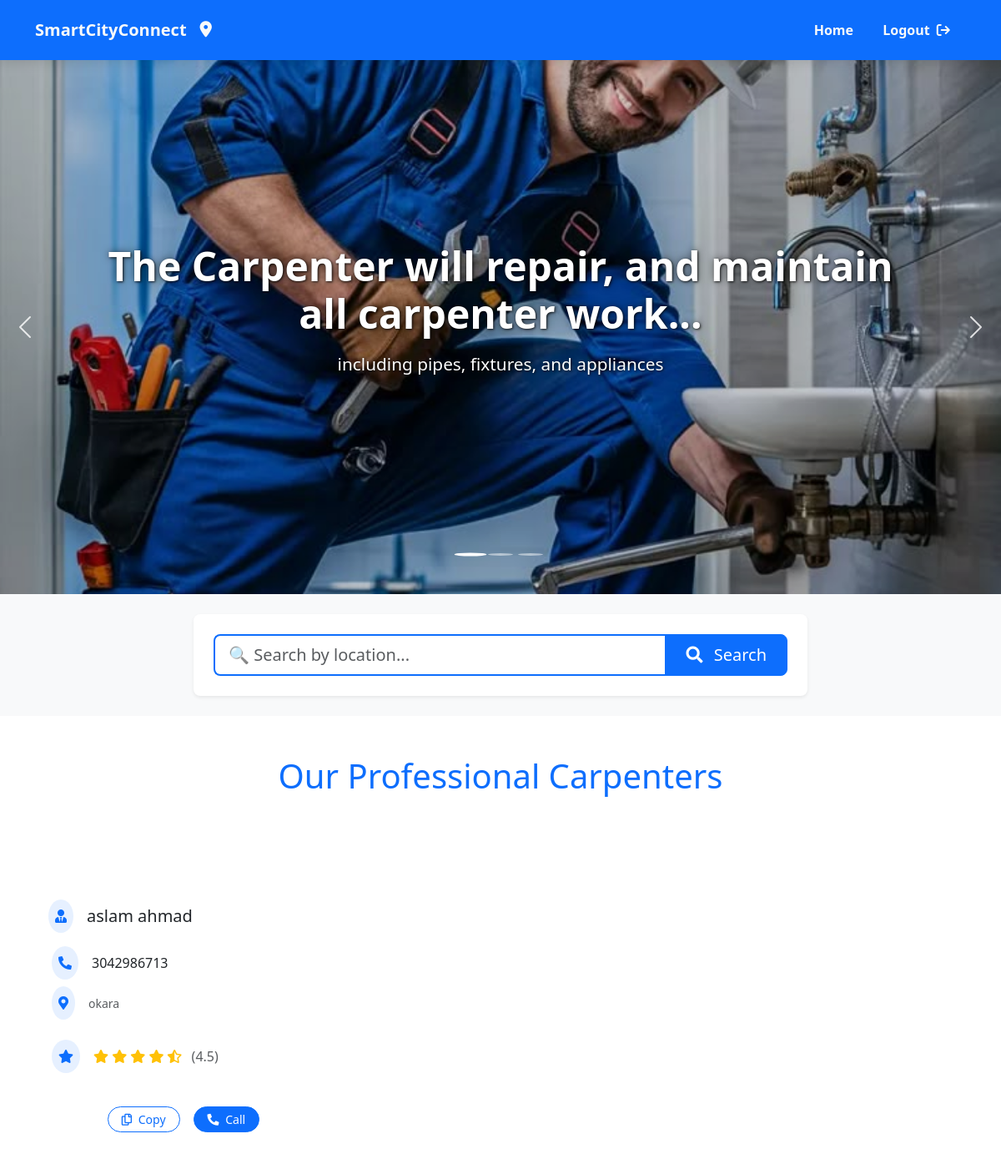
/carpenter/ (signed in), run on the app's committed database.
### smartcity/models.py (models this page shows, shortened)
class ServiceProviderR(models.Model):
    user = models.OneToOneField(User, on_delete=models.CASCADE)
    service_image = models.ImageField(upload_to='service_images/')
    servicename = models.CharField(max_length=100)  # This can be the name of the service
    Phoneno = models.CharField(max_length=15)
    address = models.TextField()

### smartcity/views.py (the view)
# urls.py: path('carpenter/',carpenter,name="carpenter"),
@login_required(login_url='/Login_page/')
def carpenter(request):
        queryset = ServiceProviderR.objects.filter(servicename__iexact='carpenter' ).select_related('user')
        location = request.GET.get('location', '').strip()
        if location:
             queryset = ServiceProviderR.objects.filter(address__icontains=location, servicename__iexact='carpenter'  ).select_related('user')
             page_title = f"Carpenter in {location}"
        else:
          queryset =ServiceProviderR.objects.filter( servicename__iexact='carpenter').select_related('user')
          page_title = "Professional carpenter"
          context= { 'carpenters': queryset, 'page_title': page_title, 'search_location':location, }
          return render(request,'Carpenter.html',context)

### smartcity/templates/Carpenter.html (shortened to what this page needs)
{% load static%}
<!DOCTYPE html>
<html lang="en">
<head>
    <link href="https://cdn.jsdelivr.net/npm/bootstrap@5.3.3/dist/css/bootstrap.min.css" rel="stylesheet">
    <link
    rel="stylesheet"
    href="https://cdnjs.cloudflare.com/ajax/libs/font-awesome/6.6.0/css/all.min.css"
  />
  <link  rel="stylesheet"  href="{% static 'css/carpenter.css'%}">
</head>
<body>
<div class="container-fluid bg-primary navbar-container">
  <div class="container">
    <div class="row">
      <div class="col-12">
        <nav class="navbar navbar-expand-lg navbar-dark">
          <a class="navbar-brand text-light fw-bold d-flex align-items-center brand-logo" href="{% url 'Home'%}">
            <span class="logo-text">SmartCityConnect</span>
            <i class="fa-solid fa-location-dot logo-icon ms-2"></i>
          </a>
          <div class="collapse navbar-collapse justify-content-lg-end" id="navbarNav">
            <ul class="navbar-nav nav-items">
              <li class="nav-item">
                <a href="{% url 'Home'%}" class="nav-link text-light fw-bold nav-link-hover">
                  <span>Home</span>
                </a>
              </li>
              {% if user.is_authenticated %}
                <li class="nav-item">
                  <form method="post" action="{% url 'logout' %}" class="d-inline">
                    <button type="submit" class="nav-link text-light fw-bold nav-link-hover login-btn" style="background: none; border: none; cursor: pointer;">
                      <span>Logout</span>
                      <i class="fa-solid fa-arrow-right-from-bracket ms-1"></i>
                    </button>
                  </form>
                </li>
              {% endif %}
            </ul>
          </div>
        </nav>
      </div>
    </div>
  </div>
</div>
  <div id="carouselExampleCaptions" class="carousel slide">
    <div class="carousel-indicators">
      <button type="button" data-bs-target="#carouselExampleCaptions" data-bs-slide-to="0" class="active" aria-current="true" aria-label="Slide 1"></button>
      <button type="button" data-bs-target="#carouselExampleCaptions" data-bs-slide-to="1" aria-label="Slide 2"></button>
      <button type="button" data-bs-target="#carouselExampleCaptions" data-bs-slide-to="2" aria-label="Slide 3"></button>
    </div>
    <div class="carousel-inner">
      <div class="carousel-item active">
        <img src="{% static 'media/plumber.jpeg'%}" class="d-block w-100 slider-img" alt="Plumbing services"/>
        <div class="carousel-caption d-none d-md-block">
          <h2 class="slider-title animate__animated animate__fadeIn">The Carpenter will repair, and maintain all carpenter work...</h2>
          <p class="slider-subtitle animate__animated animate__fadeIn animate__delay-1s">including pipes, fixtures, and appliances</p>
        </div>
      </div>
    </div>
    <button class="carousel-control-prev" type="button" data-bs-target="#carouselExampleCaptions" data-bs-slide="prev">
      <span class="carousel-control-prev-icon" aria-hidden="true"></span>
    </button>
    <button class="carousel-control-next" type="button" data-bs-target="#carouselExampleCaptions" data-bs-slide="next">
      <span class="carousel-control-next-icon" aria-hidden="true"></span>
    </button>
  </div>
  <div class="container-fluid py-4 search-section">
    <div class="container">
      <div class="row justify-content-center">
        <div class="col-lg-8 col-md-10">
          <div class="bg-white p-4 rounded-3 shadow-sm">
            <form action="{% url 'carpenter' %}" method="GET" class="search-form">
              <div class="input-group">
                <input type="search"
                       name="location"
                       class="form-control form-control-lg border-primary border-2"
                       placeholder="🔍 Search by location..."
                       value="{{ search_location|default:'' }}"
                       aria-label="Search professionals by location">
                <button class="btn btn-primary btn-lg px-4" type="submit">
                  <i class="fas fa-search me-2"></i> Search
                </button>
              </div>
            </form>
          </div>
        </div>
      </div>
    </div>
  </div>
  {% block content %}
  <link rel="stylesheet" href="https://cdnjs.cloudflare.com/ajax/libs/font-awesome/5.15.4/css/all.min.css"/>
  <link rel="stylesheet" href="https://cdnjs.cloudflare.com/ajax/libs/animate.css/4.1.1/animate.min.css"/>
  <div class="container py-5">
      <h1 class="text-center mb-5 text-primary animate__animated animate__fadeInDown">Our Professional Carpenters</h1>
      <div class="row row-cols-1 row-cols-md-2 row-cols-lg-3 g-4">
          {% for carpenter in carpenters %}
          <div class="col">
              <div class="card h-100 border-0 plumber-card shadow-sm">
                  <div class="card-header bg-primary border-0 py-3 position-relative overflow-hidden">
                      <h4 class="mb-0 text-center text-white fw-bold service-title animate__animated animate__fadeIn">
                      </h4>
                  </div>
                  <div class="card-body text-left d-flex flex-column bg-light">
                      <div class="d-flex align-items-center mb-3 animate__animated animate__fadeInLeft">
                          <div class="bg-primary bg-opacity-10 p-2 rounded-circle me-3">
                              <i class="fas fa-user-tie text-primary"></i>
                          </div>
                          <h5 class="card-title mb-0 text-dark">
                              {% firstof carpenter.user.get_full_name.strip carpenter.user.username %}
                          </h5>
                      </div>
                      <div class="contact-info mb-4 ps-1">
                          <div class="d-flex align-items-center mb-2 animate__animated animate__fadeInLeft" style="animation-delay: 0.1s;">
                              <div class="bg-primary bg-opacity-10 p-2 rounded-circle me-3">
                                  <i class="fas fa-phone-alt text-primary"></i>
                              </div>
                              <span class="phone-number text-dark">{{ carpenter.Phoneno }}</span>
                          </div>
                          <div class="d-flex align-items-center animate__animated animate__fadeInLeft" style="animation-delay: 0.2s;">
                              <div class="bg-primary bg-opacity-10 p-2 rounded-circle me-3">
                                  <i class="fas fa-map-marker-alt text-primary"></i>
                              </div>
                              <small class="text-muted">{{ carpenter.address }}</small>
                          </div>
                      </div>
                      <div class="mb-4 ps-1 animate__animated animate__fadeInLeft" style="animation-delay: 0.3s;">
                          <div class="d-flex align-items-center">
                              <div class="bg-primary bg-opacity-10 p-2 rounded-circle me-3">
                                  <i class="fas fa-star text-primary"></i>
                              </div>
                              <div class="text-warning">
                                  <i class="fas fa-star"></i>
                                  <i class="fas fa-star"></i>
                                  <i class="fas fa-star"></i>
                                  <i class="fas fa-star"></i>
                                  <i class="fas fa-star-half-alt"></i>
                                  <span class="text-muted ms-2">(4.5)</span>
                              </div>
                          </div>
                      </div>
                      <div class="mt-auto d-flex justify-content-center gap-3 pt-3 animate__animated animate__fadeInUp" style="animation-delay: 0.4s;">
                          <button class="btn btn-outline-primary btn-sm copy-btn px-3 rounded-pill hover-lift"
                                  data-phone="{{ carpenter.Phoneno }}">
                              <i class="far fa-copy me-1"></i> Copy
                          </button>
                          <a href="tel:{{ carpenter.Phoneno }}" class="btn btn-primary btn-sm call-btn text-white px-3 rounded-pill hover-lift">
                              <i class="fas fa-phone-alt me-1"></i> Call
                          </a>
                      </div>
                  </div>
              </div>
          </div>
          {% empty %}
          <div class="col-12 animate__animated animate__fadeIn">
              <div class="alert alert-info text-center">No carpenter available at the moment.</div>
          </div>
          {% endfor %}
      </div>
  </div>
  {% endblock %}
</body>
</html>

### static/css/carpenter.css (style rules this page uses)
.navbar-container { box-shadow: 0 4px 12px rgba(0, 0, 0, 0.1); transition: all 0.3s ease; position: sticky; top: 0; z-index: 1020; }
.navbar { padding: 0.8rem 0; }
.brand-logo { display: flex; align-items: center; transition: all 0.3s ease; padding: 0.5rem 0; }
.logo-text { margin-right: 8px; position: relative; }
.logo-text::after { content: ''; position: absolute; bottom: -2px; left: 0; width: 0; height: 2px; background-color: white; transition: width 0.3s ease; }
.logo-icon { font-size: 1.2rem; transition: all 0.3s ease; transform: translateY(0); animation: pulse 2s infinite; }
.nav-link-hover { position: relative; padding: 0.5rem 1rem; transition: all 0.3s ease; }
.nav-link-hover span { position: relative; z-index: 1; }
.nav-link-hover::before { content: ''; position: absolute; bottom: 0; left: 0; width: 0; height: 2px; background-color: white; transition: width 0.3s ease; }
.login-btn { background-color: rgba(255, 255, 255, 0.2); border-radius: 4px; margin-left: 0.5rem; padding: 0.5rem 1.2rem !important; transition: all 0.3s ease; }
.carousel { position: relative; overflow: hidden; }
.slider-img { height: 80vh; min-height: 500px; width: 100%; object-fit: cover; filter: brightness(0.85); }
.carousel-caption { position: absolute; top: 55%; left: 50%; transform: translate(-50%, -50%); width: 80%; text-align: center; padding: 0; color: white; text-shadow: 1px 1px 3px rgba(0, 0, 0, 0.8), 0 0 10px rgba(0, 0, 0, 0.5); }
.slider-title { font-size: 3.5rem; font-weight: 700; margin-bottom: 1rem; line-height: 1.2; }
.slider-subtitle { font-size: 1.5rem; font-weight: 400; margin-bottom: 0; }
.carousel-control-prev, .carousel-control-next { width: 5%; opacity: 0.8; transition: all 0.3s ease; }
.carousel-indicators { bottom: 20px; }
.carousel-indicators button { width: 10px; height: 10px; border-radius: 50%; margin: 0 6px; transition: all 0.3s ease; }
.carousel-indicators button.active { transform: scale(1.3); background-color: #fff; }
.animate__animated { animation-duration: 1s; animation-fill-mode: both; }
.animate__fadeIn { animation-name: fadeIn; }
.animate__delay-1s { animation-delay: 1s; }
@media (max-width: 1200px) { .slider-title { font-size: 3rem; } }
@media (max-width: 1200px) { .slider-subtitle { font-size: 1.3rem; } }
.search-section { background-color: #f8f9fa; }
.search-form .form-control { border-right: none; transition: all 0.3s ease; }
.search-form .btn { transition: all 0.3s ease; }
@media (min-width: 1200px) { .search-form .form-control { min-width: 400px; } }

### data on the page
ServiceProviderR: user.last_name "aslam ahmad", Phoneno "3042986713", address "okara"
